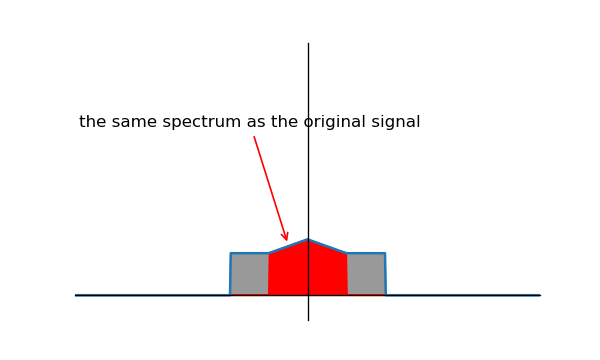

Write Python code to recreate this figure.
import numpy as np
import matplotlib.pyplot as plt

f = lambda x: np.where(np<-2, 0, np.where(x<-2, 0, np.where(x<-1, 1, np.where(x<0, .33*x+1.33, np.where(x<1, 1.33-.33*x, np.where(x<2, 1, 0))))))
block1 = lambda x: np.where(x<-1, 1, 0)
block2 = lambda x: np.where(abs(x)<1, 1, 0)
block3 = lambda x: np.where(x>1, 1, 0)

fig = plt.figure(figsize=(5,3), dpi=120)
ax = fig.subplots(1, 1)
ax.spines['left'].set_position('zero')
ax.spines['bottom'].set_position('zero')
ax.spines['right'].set_color('none')
ax.spines['top'].set_color('none')
ax.set_xlim(-6, 6)
ax.set_ylim(-.6, 6)
ax.xaxis.set_ticks([])
ax.yaxis.set_ticks([])

x = np.arange(-10, 10, .02)
y = f(x)
ax.plot(x, y)
ax.fill_between(x, 0, block1(x)*y, color='#999999')
ax.fill_between(x, 0, block3(x)*y, color='#999999')
ax.fill_between(x, 0, block2(x)*y, color='r')
ax.annotate(r"the same spectrum as the original signal", xy=(-.5, 1.2), xytext=(-5.9, 4), arrowprops=dict(arrowstyle='->', color='r'))

plt.show()
fig.savefig("DownSampling_alise.png", fmt='png')
